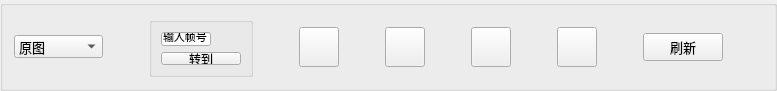
         <widget class="QGroupBox" name="player_groupBox">
          <property name="minimumSize">
           <size>
            <width>600</width>
            <height>0</height>
           </size>
          </property>
          <property name="maximumSize">
           <size>
            <width>16777215</width>
            <height>80</height>
           </size>
          </property>
          <property name="title">
           <string/>
          </property>
          <layout class="QGridLayout" name="gridLayout_5">
           <item row="0" column="12">
            <spacer name="horizontalSpacer_5">
             <property name="orientation">
              <enum>Qt::Horizontal</enum>
             </property>
             <property name="sizeHint" stdset="0">
              <size>
               <width>40</width>
               <height>20</height>
              </size>
             </property>
            </spacer>
           </item>
           <item row="0" column="7">
            <widget class="QPushButton" name="lastFrameLabel">
             <property name="minimumSize">
              <size>
               <width>40</width>
               <height>40</height>
              </size>
             </property>
             <property name="maximumSize">
              <size>
               <width>40</width>
               <height>40</height>
              </size>
             </property>
             <property name="toolTip">
              <string>&lt;html&gt;&lt;head/&gt;&lt;body&gt;&lt;p&gt;上5帧&lt;/p&gt;&lt;/body&gt;&lt;/html&gt;</string>
             </property>
             <property name="whatsThis">
              <string>&lt;html&gt;&lt;head/&gt;&lt;body&gt;&lt;p&gt;&lt;br/&gt;&lt;/p&gt;&lt;/body&gt;&lt;/html&gt;</string>
             </property>
             <property name="styleSheet">
              <string notr="true">QPushButton{ 
    border-width:4px;
    border-image:url(:player/player_back.png)
    4 4 4 4 stretch stretch;
}

QPushButton:hover{
    border: 0.1px solid;
    border-image:url(:player/player_back.png)
}

QPushButton:pressed{
	border: 0.1px solid;
	border-image:url(:player/player_back.png)
}</string>
             </property>
             <property name="text">
              <string/>
             </property>
            </widget>
           </item>
           <item row="0" column="5">
            <widget class="QPushButton" name="beginFrameLabel">
             <property name="minimumSize">
              <size>
               <width>40</width>
               <height>40</height>
              </size>
             </property>
             <property name="maximumSize">
              <size>
               <width>40</width>
               <height>40</height>
              </size>
             </property>
             <property name="toolTip">
              <string>&lt;html&gt;&lt;head/&gt;&lt;body&gt;&lt;p&gt;第一帧&lt;/p&gt;&lt;/body&gt;&lt;/html&gt;</string>
             </property>
             <property name="whatsThis">
              <string>&lt;html&gt;&lt;head/&gt;&lt;body&gt;&lt;p&gt;&lt;br/&gt;&lt;/p&gt;&lt;/body&gt;&lt;/html&gt;</string>
             </property>
             <property name="styleSheet">
              <string notr="true">QPushButton{ 
    border-width:4px;
    border-image:url(:player/player_begin.png)
    4 4 4 4 stretch stretch;
}

QPushButton:hover{
    border: 0.1px solid;
    border-image:url(:player/player_begin.png)
}

QPushButton:pressed{
	border: 0.1px solid;
	border-image:url(:player/player_begin.png)
}</string>
             </property>
             <property name="text">
              <string/>
             </property>
            </widget>
           </item>
           <item row="0" column="11">
            <widget class="QPushButton" name="endFrameLabel">
             <property name="minimumSize">
              <size>
               <width>40</width>
               <height>40</height>
              </size>
             </property>
             <property name="maximumSize">
              <size>
               <width>40</width>
               <height>40</height>
              </size>
             </property>
             <property name="toolTip">
              <string>&lt;html&gt;&lt;head/&gt;&lt;body&gt;&lt;p&gt;末尾帧&lt;/p&gt;&lt;/body&gt;&lt;/html&gt;</string>
             </property>
             <property name="whatsThis">
              <string>&lt;html&gt;&lt;head/&gt;&lt;body&gt;&lt;p&gt;&lt;br/&gt;&lt;/p&gt;&lt;/body&gt;&lt;/html&gt;</string>
             </property>
             <property name="styleSheet">
              <string notr="true">QPushButton{ 
    border-width:4px;
    border-image:url(:player/player_end.png)
    4 4 4 4 stretch stretch;
}

QPushButton:hover{
    border: 0.1px solid;
    border-image:url(:player/player_end.png)
}

QPushButton:pressed{
	border: 0.1px solid;
	border-image:url(:player/player_end.png)
}</string>
             </property>
             <property name="text">
              <string/>
             </property>
            </widget>
           </item>
           <item row="0" column="6">
            <spacer name="horizontalSpacer_10">
             <property name="orientation">
              <enum>Qt::Horizontal</enum>
             </property>
             <property name="sizeHint" stdset="0">
              <size>
               <width>40</width>
               <height>20</height>
              </size>
             </property>
            </spacer>
           </item>
           <item row="0" column="8">
            <spacer name="horizontalSpacer">
             <property name="orientation">
              <enum>Qt::Horizontal</enum>
             </property>
             <property name="sizeHint" stdset="0">
              <size>
               <width>40</width>
               <height>20</height>
              </size>
             </property>
            </spacer>
           </item>
           <item row="0" column="10">
            <spacer name="horizontalSpacer_4">
             <property name="orientation">
              <enum>Qt::Horizontal</enum>
             </property>
             <property name="sizeHint" stdset="0">
              <size>
               <width>40</width>
               <height>20</height>
              </size>
             </property>
            </spacer>
           </item>
           <item row="0" column="4">
            <spacer name="horizontalSpacer_3">
             <property name="orientation">
              <enum>Qt::Horizontal</enum>
             </property>
             <property name="sizeHint" stdset="0">
              <size>
               <width>40</width>
               <height>20</height>
              </size>
             </property>
            </spacer>
           </item>
           <item row="0" column="9">
            <widget class="QPushButton" name="nextFrameLabel">
             <property name="minimumSize">
              <size>
               <width>40</width>
               <height>40</height>
              </size>
             </property>
             <property name="maximumSize">
              <size>
               <width>40</width>
               <height>40</height>
              </size>
             </property>
             <property name="toolTip">
              <string>&lt;html&gt;&lt;head/&gt;&lt;body&gt;&lt;p&gt;下5帧&lt;/p&gt;&lt;/body&gt;&lt;/html&gt;</string>
             </property>
             <property name="whatsThis">
              <string>&lt;html&gt;&lt;head/&gt;&lt;body&gt;&lt;p&gt;&lt;br/&gt;&lt;/p&gt;&lt;/body&gt;&lt;/html&gt;</string>
             </property>
             <property name="styleSheet">
              <string notr="true">QPushButton{ 
    border-width:4px;
    border-image:url(:player/player_forward.png)
    4 4 4 4 stretch stretch;
}

QPushButton:hover{
    border: 0.1px solid;
    border-image:url(:player/player_forward.png)
}

QPushButton:pressed{
	border: 0.1px solid;
	border-image:url(:player/player_forward.png)
}</string>
             </property>
             <property name="text">
              <string/>
             </property>
            </widget>
           </item>
           <item row="0" column="1">
            <spacer name="horizontalSpacer_2">
             <property name="orientation">
              <enum>Qt::Horizontal</enum>
             </property>
             <property name="sizeHint" stdset="0">
              <size>
               <width>40</width>
               <height>20</height>
              </size>
             </property>
            </spacer>
           </item>
           <item row="0" column="14">
            <spacer name="horizontalSpacer_6">
             <property name="orientation">
              <enum>Qt::Horizontal</enum>
             </property>
             <property name="sizeHint" stdset="0">
              <size>
               <width>40</width>
               <height>20</height>
              </size>
             </property>
            </spacer>
           </item>
           <item row="0" column="13">
            <widget class="QPushButton" name="refreshButton">
             <property name="font">
              <font>
               <pointsize>10</pointsize>
              </font>
             </property>
             <property name="text">
              <string>刷新</string>
             </property>
             <property name="icon">
              <iconset resource="../../../lz_client_main/resource/icons.qrc">
               <normaloff>:/image/refresh (2).png</normaloff>:/image/refresh (2).png</iconset>
             </property>
            </widget>
           </item>
           <item row="0" column="0">
            <widget class="QComboBox" name="imgEnhance_comboBox">
             <property name="font">
              <font>
               <pointsize>10</pointsize>
              </font>
             </property>
             <item>
              <property name="text">
               <string>原图</string>
              </property>
             </item>
             <item>
              <property name="text">
               <string>图像增强1</string>
              </property>
             </item>
             <item>
              <property name="text">
               <string>图像增强2</string>
              </property>
             </item>
            </widget>
           </item>
           <item row="0" column="3">
            <widget class="QGroupBox" name="groupBox">
             <property name="minimumSize">
              <size>
               <width>100</width>
               <height>60</height>
              </size>
             </property>
             <property name="title">
              <string/>
             </property>
             <layout class="QVBoxLayout" name="verticalLayout_3">
              <item>
               <widget class="QLineEdit" name="frameSearchInput">
                <property name="maximumSize">
                 <size>
                  <width>50</width>
                  <height>16777215</height>
                 </size>
                </property>
                <property name="font">
                 <font>
                  <pointsize>8</pointsize>
                 </font>
                </property>
                <property name="text">
                 <string>输入帧号</string>
                </property>
               </widget>
              </item>
              <item>
               <widget class="QPushButton" name="frameSearchButton">
                <property name="font">
                 <font>
                  <pointsize>9</pointsize>
                 </font>
                </property>
                <property name="text">
                 <string>转到</string>
                </property>
                <property name="icon">
                 <iconset resource="../../../lz_client_main/resource/icons.qrc">
                  <normaloff>:/image/cancel.png</normaloff>:/image/cancel.png</iconset>
                </property>
               </widget>
              </item>
             </layout>
            </widget>
           </item>
          </layout>
         </widget>
